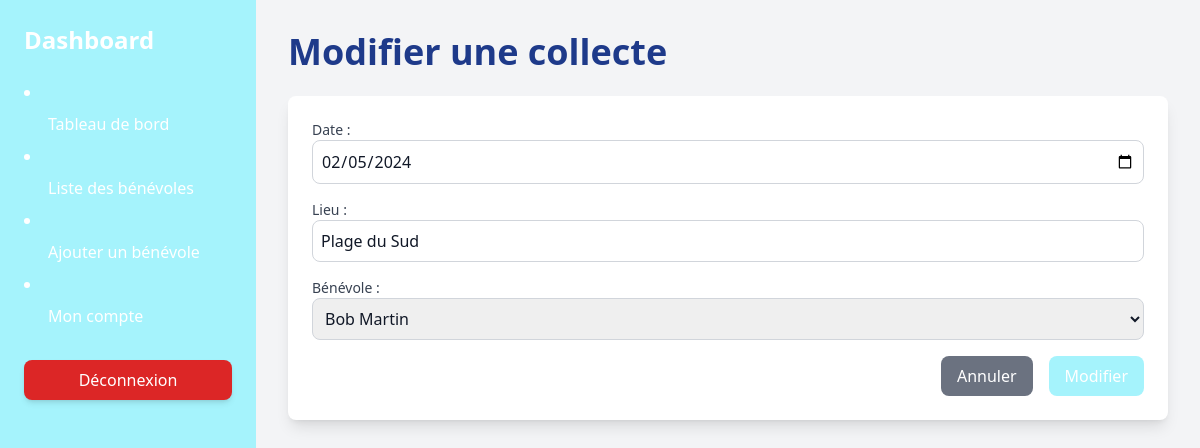
Screenshot of /php/collection_edit.php?id=2 with the database file from the repository.
### tables this page shows
CREATE TABLE `collectes` (
  `id` int NOT NULL,
  `date_collecte` date NOT NULL,
  `lieu` varchar(255) NOT NULL,
  `id_benevole` int DEFAULT NULL
);

CREATE TABLE `benevoles` (
  `id` int NOT NULL,
  `nom` varchar(100) NOT NULL,
  `email` varchar(100) NOT NULL,
  `mot_de_passe` varchar(255) NOT NULL,
  `role` enum('admin','participant') NOT NULL
);

### php/collection_edit.php (the view, shortened to what this page needs)
<?php
require 'config.php';
$id = $_GET['id'];
$stmt = $pdo->prepare("SELECT * FROM collectes WHERE id = ?");
$stmt->execute([$id]);
$collecte = $stmt->fetch();
$stmt_benevoles = $pdo->prepare("SELECT id, nom FROM benevoles ORDER BY nom");
$stmt_benevoles->execute();
$benevoles = $stmt_benevoles->fetchAll();
?>
<!DOCTYPE html>
<html lang="fr">
<head>
    <script src="https://cdn.tailwindcss.com"></script>
</head>
<body class="bg-gray-100 text-gray-900">
<div class="flex h-screen">
    <div class="bg-cyan-200 text-white w-64 p-6">
        <h2 class="text-2xl font-bold mb-6">Dashboard</h2>
            <li><a href="collection_list.php" class="flex items-center py-2 px-3 hover:bg-blue-800 rounded-lg"><i class="fas fa-tachometer-alt mr-3"></i> Tableau de bord</a></li>
            <li><a href="volunteer_list.php" class="flex items-center py-2 px-3 hover:bg-blue-800 rounded-lg"><i class="fa-solid fa-list mr-3"></i> Liste des bénévoles</a></li>
            <li>
                <a href="user_add.php" class="flex items-center py-2 px-3 hover:bg-blue-800 rounded-lg">
                    <i class="fas fa-user-plus mr-3"></i> Ajouter un bénévole
                </a>
            </li>
            <li><a href="my_account.php" class="flex items-center py-2 px-3 hover:bg-blue-800 rounded-lg"><i class="fas fa-cogs mr-3"></i> Mon compte</a></li>
        <div class="mt-6">
            <button onclick="logout()" class="w-full bg-red-600 hover:bg-red-700 text-white py-2 rounded-lg shadow-md">
                Déconnexion
            </button>
        </div>
    </div>
    <div class="flex-1 p-8 overflow-y-auto">
        <h1 class="text-4xl font-bold text-blue-900 mb-6">Modifier une collecte</h1>
        <div class="bg-white p-6 rounded-lg shadow-lg">
            <form method="POST" class="space-y-4">
                <div>
                    <label class="block text-sm font-medium text-gray-700">Date :</label>
                    <input type="date" name="date" value="<?= htmlspecialchars($collecte['date_collecte']) ?>" required
                           class="w-full p-2 border border-gray-300 rounded-lg">
                </div>
                <div>
                    <label class="block text-sm font-medium text-gray-700">Lieu :</label>
                    <input type="text" name="lieu" value="<?= htmlspecialchars($collecte['lieu']) ?>" required
                           class="w-full p-2 border border-gray-300 rounded-lg">
                </div>
                <div>
                    <label class="block text-sm font-medium text-gray-700">Bénévole :</label>
                    <select name="benevole" required
                            class="w-full p-2 border border-gray-300 rounded-lg">
                        <?php foreach ($benevoles as $benevole): ?>
                            <option value="<?= $benevole['id'] ?>" <?= $benevole['id'] == $collecte['id_benevole'] ? 'selected' : '' ?>>
                                <?= htmlspecialchars($benevole['nom']) ?>
                            </option>
                        <?php endforeach; ?>
                    </select>
                </div>
                <div class="flex justify-end space-x-4">
                    <a href="collection_list.php" class="bg-gray-500 text-white px-4 py-2 rounded-lg">Annuler</a>
                    <button type="submit" class="bg-cyan-200 text-white px-4 py-2 rounded-lg">Modifier</button>
                </div>
            </form>
        </div>
    </div>
</div>
</body>
</html>

### rows the page displays
collectes: date "02/05/2024", lieu "Plage du Sud", benevole "Bob Martin"
